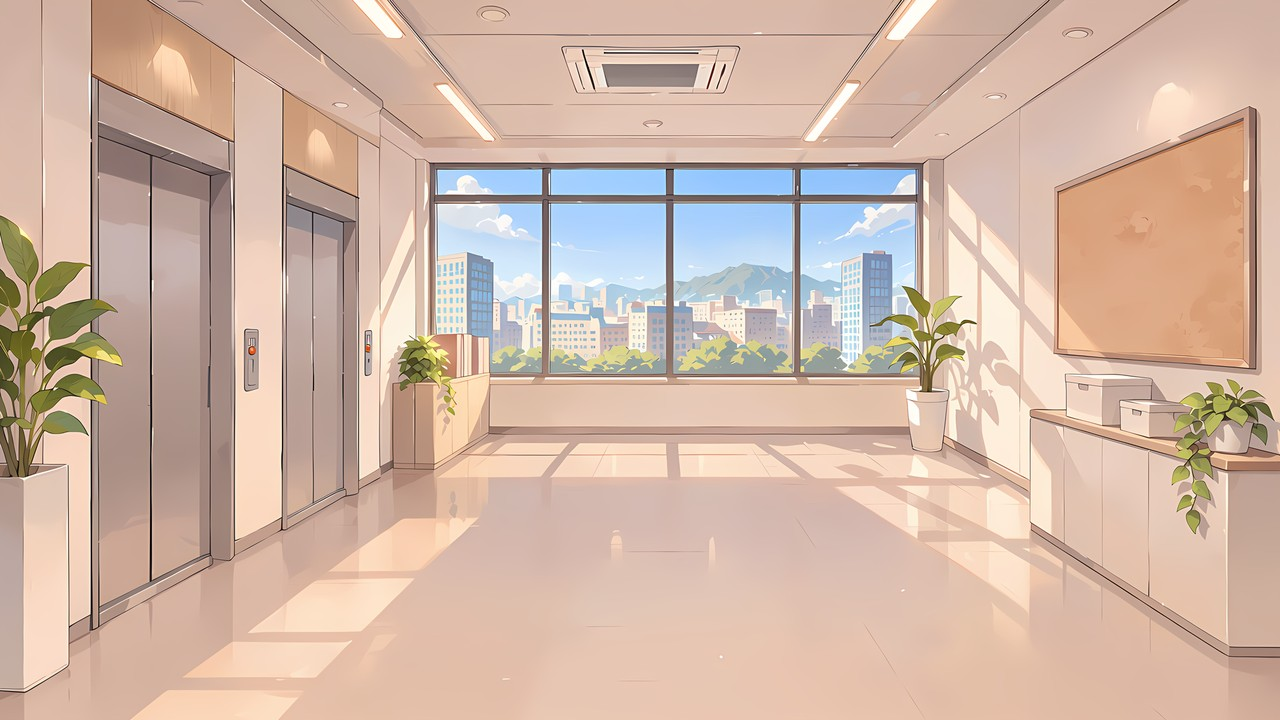
#> input picture Source/game/images/bg/bg_corridor.jpg, 1280 x 720 px
$ python -i unify_postcheck.py   (imports and definitions only)
#> lines starting #> are read from the running program, lines starting #| are printed output that depends on the picture
#!/usr/bin/env python3
"""그림체 통일 결과의 선 굵기를 검사하고, 필요하면 원본 선을 다시 얹는다. (Pillow, numpy)

검사:  python Source/tools/unify_postcheck.py check --index CharacterArt/candidates/unified-v003/INDEX.md
  INDEX.md의 '| `결과` | `원본` |' 행을 읽어, 얼굴 영역의 진한 선 비율을 원본·결과로 비교한다.
  결과가 원본의 90% 미만이면 FAIL로 표시한다(v002는 리아 0.21→0.05로 떨어져 탈락).

선 되얹기:  python Source/tools/unify_postcheck.py lines --index ... [--strength 0.8]
  원본에서 어두운 선만 뽑아 결과 위에 곱하기로 얹는다. 결과 파일을 덮어쓰지 않고 _lines.png 로 따로 저장한다.
외부 접속 없음.
"""
import argparse
import re
from pathlib import Path

import numpy as np
from PIL import Image, ImageFilter

ROW = re.compile(r"\| `([^`]+\.png)` \| `([^`]+\.png)` \|")


def face_box(img):
    a = img.getchannel("A") if img.mode == "RGBA" else None
    if a is None or a.getextrema()[0] >= 250:
        w, h = img.size
        return (int(w * 0.25), 0, int(w * 0.75), int(h * 0.6))  # 장면 CG는 위쪽 가운데
    x0, y0, x1, y1 = a.getbbox()
    hh, cx = y1 - y0, (x0 + x1) // 2
    return (cx - int(hh * 0.075), y0 + int(hh * 0.05), cx + int(hh * 0.075), y0 + int(hh * 0.2))


def dark_ratio(path, box=None):
#> called with path = '../game/images/bg/bg_corridor.jpg'
    img = Image.open(path).convert("RGBA")
    box = box or face_box(img)
#> in face_box, `a = img.getchannel("A") if img.mode == "RGBA" else None`: a: PIL image 1280x720 L; every value is 255
#> box = (320, 0, 960, 432)
    g = np.array(img.crop(box).convert("L"))
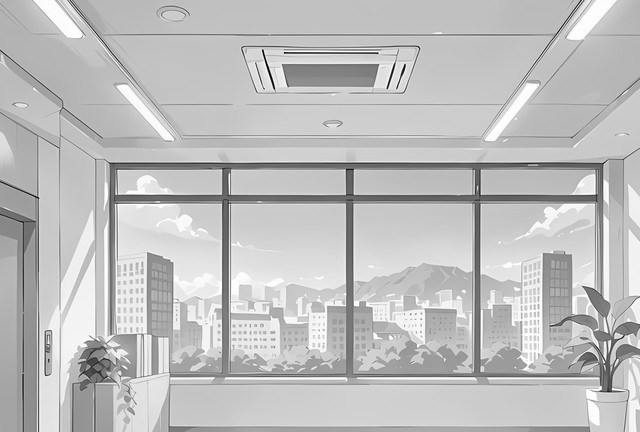
#> g: shape (432, 640); min 2, max 255, mean 190.3
    return float((g < 70).mean()), box


def rows(index):
    base = Path(index).parent
    for out, src in ROW.findall(Path(index).read_text(encoding="utf-8")):
        yield base / out, Path(src)


def check(args):
    fails = 0
    for out, src in rows(args.index):
        s, box = dark_ratio(src)
        r, _ = dark_ratio(out, box)
        ok = r >= s * 0.9
        fails += not ok
        print("%s  원본 %.3f  결과 %.3f  %s" % ("PASS" if ok else "FAIL", s, r, out.name))
    print("FAIL %d장" % fails)


def lines(args):
    for out, src in rows(args.index):
        o = Image.open(out).convert("RGBA")
        s = Image.open(src).convert("RGBA").resize(o.size, Image.LANCZOS)
        g = np.array(s.convert("L")).astype(np.float32)
        mask = np.clip((110 - g) / 60.0, 0, 1) * args.strength  # 어두운 선일수록 1
        mask = np.array(Image.fromarray((mask * 255).astype(np.uint8)).filter(ImageFilter.GaussianBlur(0.6))).astype(np.float32) / 255
        oa = np.array(o).astype(np.float32)
        sl = np.array(s).astype(np.float32)
        oa[..., :3] = oa[..., :3] * (1 - mask[..., None]) + np.minimum(oa[..., :3], sl[..., :3]) * mask[..., None]
        Image.fromarray(oa.clip(0, 255).astype(np.uint8)).save(out.with_name(out.stem + "_lines.png"))
        print("저장:", out.stem + "_lines.png")


# [7 lines not run here, left out]

>>> result = dark_ratio('../game/images/bg/bg_corridor.jpg')
#> result = (0.00425, (320, 0, 960, 432))

$ run again, on Source/game/images/bg/bg_gallery.jpg
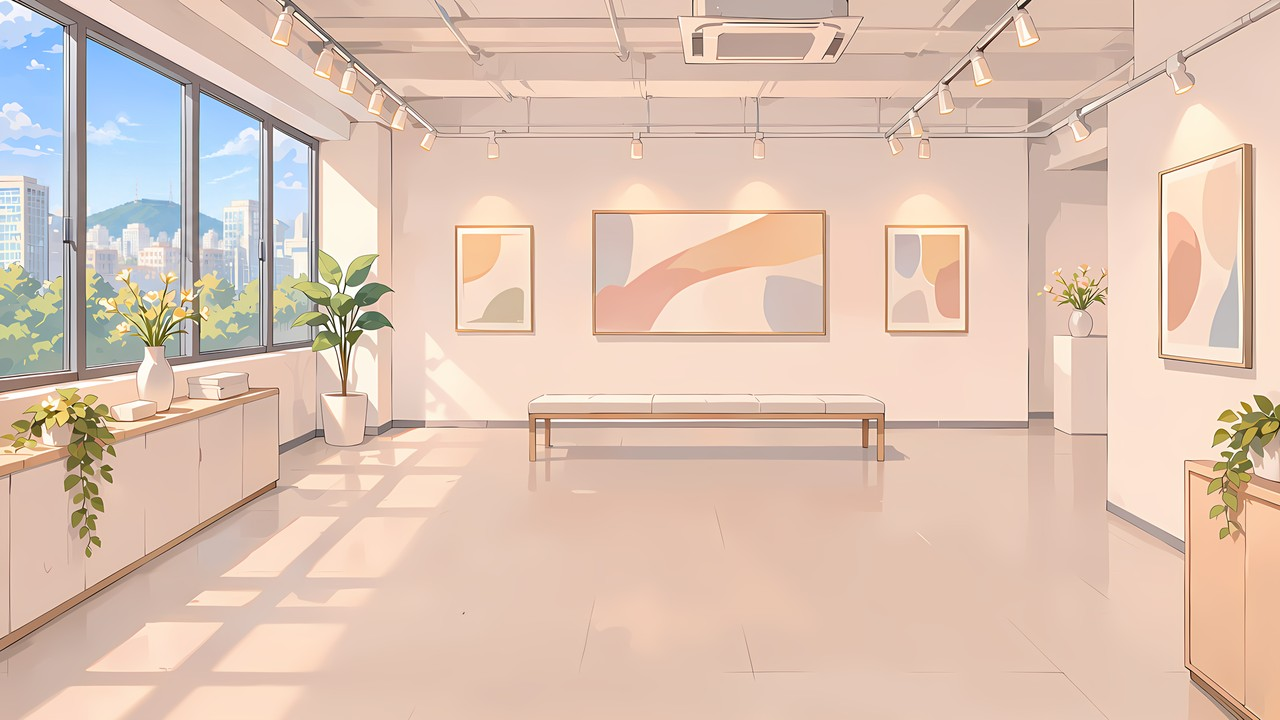
#> input picture Source/game/images/bg/bg_gallery.jpg, 1280 x 720 px
#> a: PIL image 1280x720 L; every value is 255
#> box = (320, 0, 960, 432)
#> in dark_ratio, `g = np.array(img.crop(box).convert("L"))`:
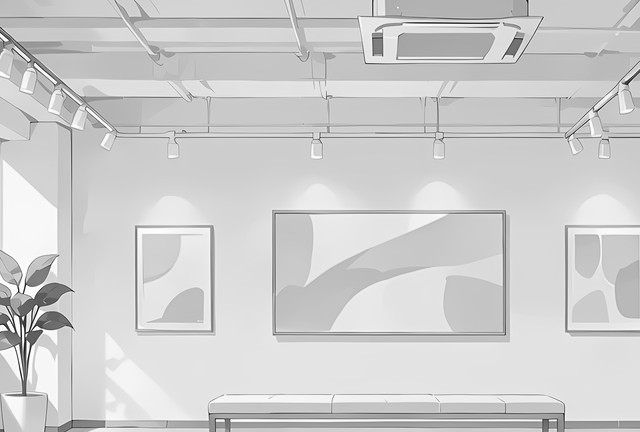
#> g: shape (432, 640); min 4, max 255, mean 205.8
#> result = (0.0016, (320, 0, 960, 432))

$ run again, on Source/game/images/bg/bg_meeting.jpg
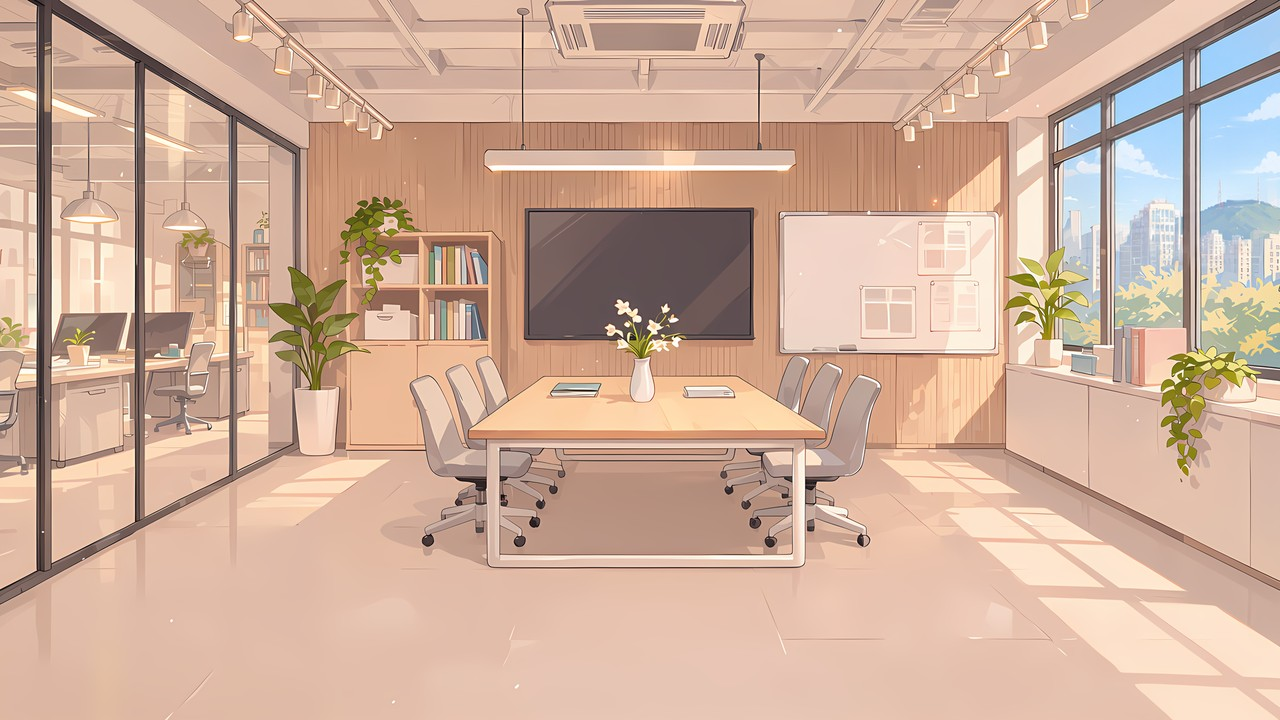
#> input picture Source/game/images/bg/bg_meeting.jpg, 1280 x 720 px
#> a: PIL image 1280x720 L; every value is 255
#> box = (320, 0, 960, 432)
#> in dark_ratio, `g = np.array(img.crop(box).convert("L"))`:
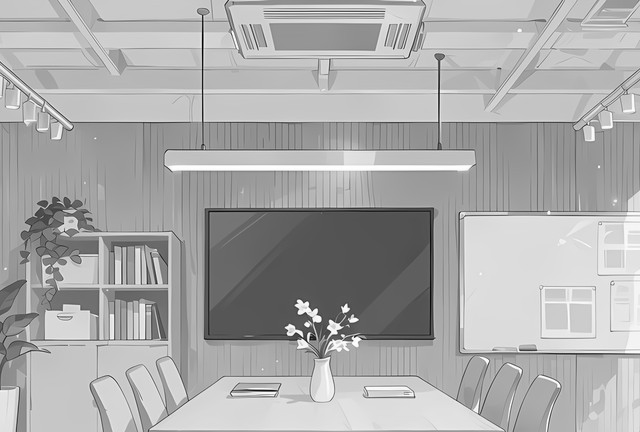
#> g: shape (432, 640); min 3, max 255, mean 170.4
#> result = (0.00711, (320, 0, 960, 432))

$ run again, on Source/game/images/bg/bg_office.jpg
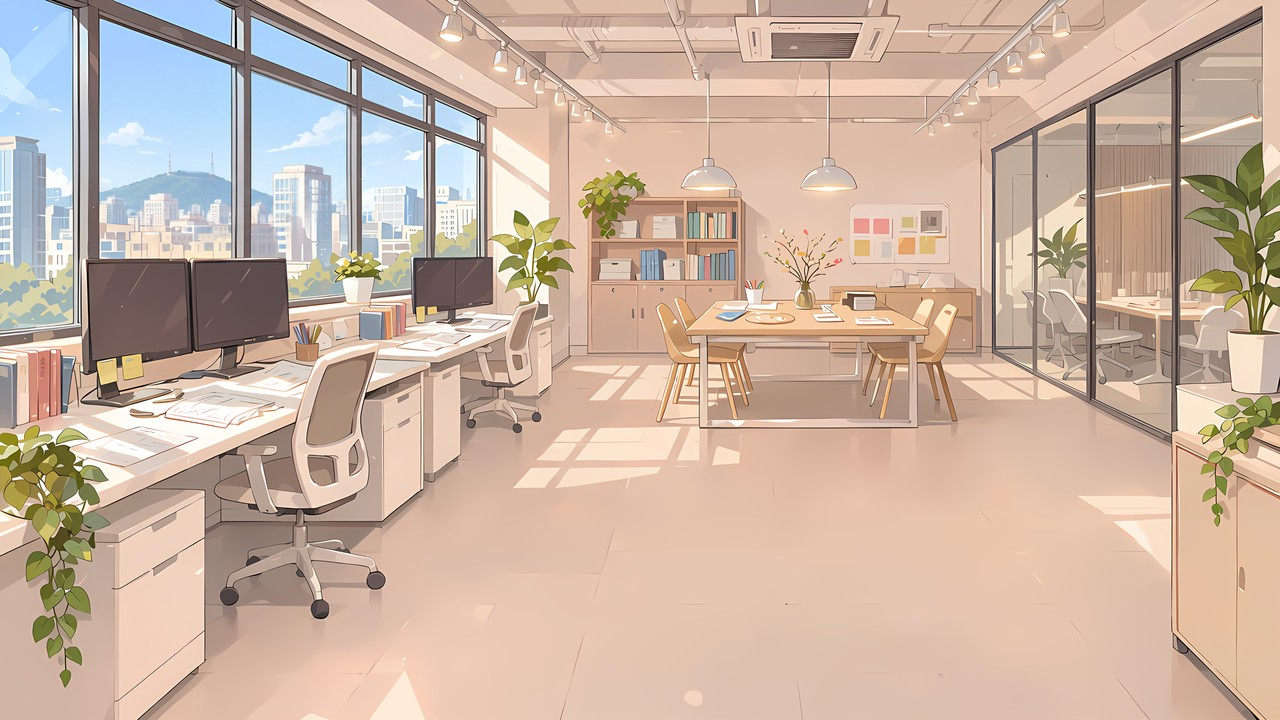
#> input picture Source/game/images/bg/bg_office.jpg, 1280 x 720 px
#> a: PIL image 1280x720 L; every value is 255
#> box = (320, 0, 960, 432)
#> in dark_ratio, `g = np.array(img.crop(box).convert("L"))`:
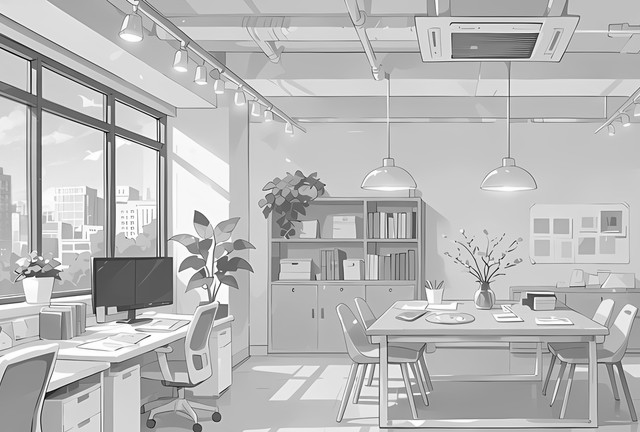
#> g: shape (432, 640); min 0, max 255, mean 185
#> result = (0.00543, (320, 0, 960, 432))
